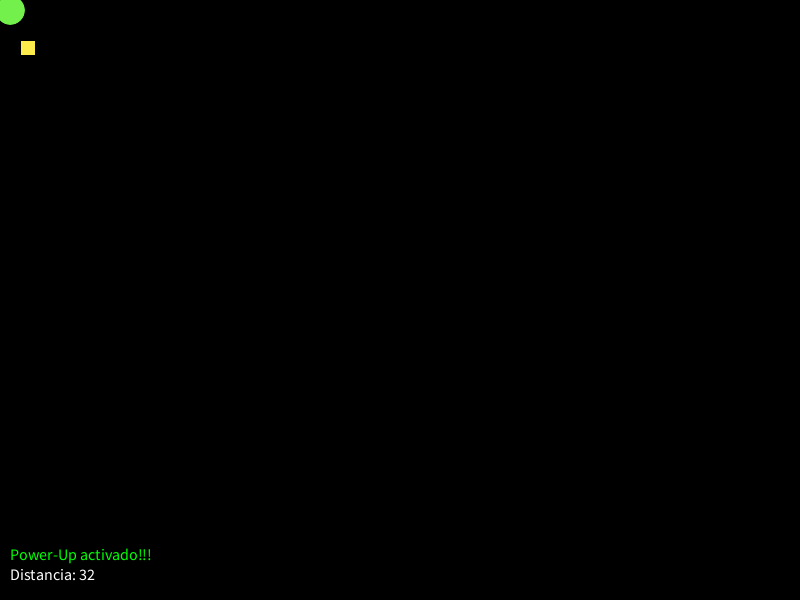
Frame 1 (no input)
Frame 60 (the mouse pressed at the canvas centre just before this capture): identical to frame 1, image omitted
Frame 120 (the mouse held since frame 60 and released just before this capture): identical to frame 1, image omitted

The Processing sketch that drew this single still picture (run headless with seeded random() and noise(); from frame 60 on, the mouse is pressed at the canvas centre):

// Processing sketch: ejercicio17
// ── ejercicio17.pde
float x1 = 10, y1 = 10; 
float x2 = 20, y2 = 40; 
float distanciaTesoro = 100;

void setup() {
  size(800, 600);
}

void draw() {
  background(0);
  
 
  fill(#73F04B); 
  ellipse(x1, y1, 30, 30); 
  
 
  fill(#FCEB4A); 
  rect(x2, y2, 15, 15); 
  
 
  float X = x2 - x1;
  float Y = y2 - y1;
  float distancia = sqrt(pow(X, 2) + pow(Y, 2));

  textSize(16);
  fill(#FFFFFF);
  text("Distancia: " + round(distancia), 10, height - 20);
  
  if (distancia <= distanciaTesoro) {
    fill(0, 255, 0);
    text("Power-Up activado!!!", 10, height - 40);
  }
}

void mouseMoved() {
  x1 = mouseX;
  y1 = mouseY;
}
